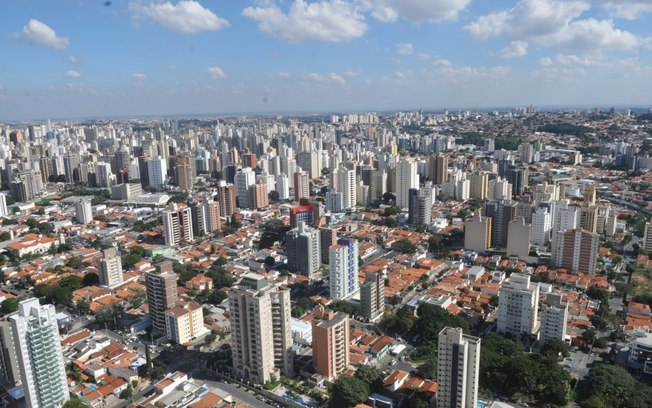
//> input picture images/cidade.jpg, 652 x 408 px
$ ./Tfoto   (built with g++ and OpenCV 4)
//> lines starting //> are read from the running program, lines starting //| are printed output that depends on the picture
#include <iostream>
#include <opencv2/opencv.hpp>
#include <math.h>

using namespace cv;
using namespace std;

int alfa_slider, alfa_slider_max = 100;
int h_slider, h_max;//altura
int t_slider, t_max;//tamanho da janela de foco

double tcima, tbaixo;

double tiltshift(int x, double a, double b, double c) {
    if(c>0)
        return (double)0.5*(tanh((x-a)/c)-tanh((x-b)/c));
    else
        return 0;
}

void on_trackbar(int, void*){
    tcima = h_slider-t_slider;//tamanho de cima
    tbaixo = h_slider+t_slider;//tamanho de cima
}

int main(int argvc, char** argv){
    Mat image, imageBor;

    image = imread("../images/cidade.jpg");
//> image is the input picture: 408 rows x 652 cols, CV_8UC3; mean B, G, R 135.4, 128.9, 124.5
    imageBor = image.clone();
    /*imageBor = Mat::zeros(image.size(), CV_8UC3); //para teste*/

    Mat blended = Mat::zeros(image.size(), CV_8UC3);

    //Aplicando o filtro gaussiano
    for(int i=0; i<10; i++)
        GaussianBlur(imageBor, imageBor, Size(3,3),0,0);
//> this loop made 10 passes
//> pass 2, `GaussianBlur(imageBor, imageBor, Size(3,3),0,0);`:
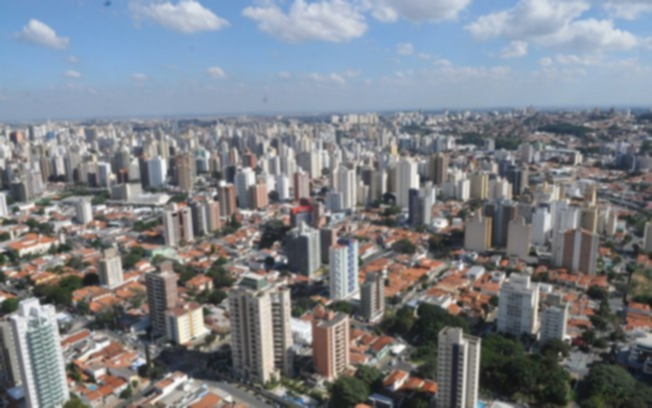
//> imageBor: 408 rows x 652 cols, CV_8UC3; mean B, G, R 135.5, 129, 124.5
//> after the loop:
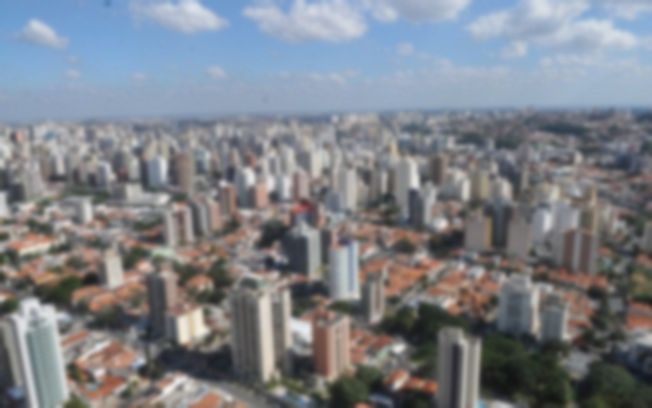
//> imageBor: 408 rows x 652 cols, CV_8UC3; mean B, G, R 135.7, 129.2, 124.7

    namedWindow("window", 1);

    //altura maxima
    h_max = image.size().height;
//> h_max = 408
    createTrackbar("Altura:", "window", &h_slider, h_max, on_trackbar);
//> slider 'Altura:' is set to 100
    on_trackbar(h_slider, 0);

    //tamanho maximo da janela de foco
    t_max = image.size().height;
//> t_max = 408
    createTrackbar("Largura:", "window", &t_slider, t_max, on_trackbar);
//> slider 'Largura:' is set to 81
    on_trackbar(t_slider, 0);

    //Nivel do desfoque
    createTrackbar("Alpha:", "window", &alfa_slider, alfa_slider_max);
//> slider 'Alpha:' is set to 33

    while(1){
        //imagem resultante
        for(int i=0; i<image.size().height; i++)
            addWeighted(image.row(i),tiltshift(i,tcima,tbaixo,alfa_slider),
                        imageBor.row(i),1-tiltshift(i,tcima,tbaixo,alfa_slider),0,blended.row(i));
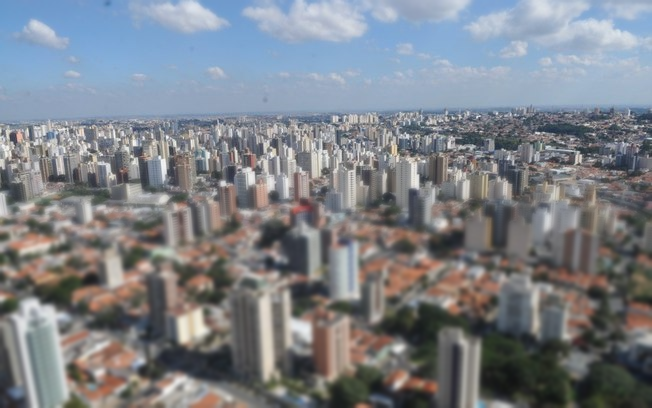
//> blended: 408 rows x 652 cols, CV_8UC3; mean B, G, R 135.6, 129.1, 124.7

        imshow("window",blended);

        if(waitKey(30)==0) break;
//> the Esc key is pressed
    }

    return 0;
}

$ run again, with images/blend2.jpg copied over images/cidade.jpg
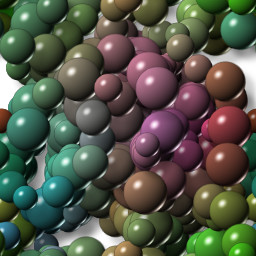
//> input picture images/blend2.jpg, 256 x 256 px
//> image is the input picture: 256 rows x 256 cols, CV_8UC3; mean B, G, R 71.6, 86.1, 82.2
//> after the loop `for(int i=0; i<10; i++)`:
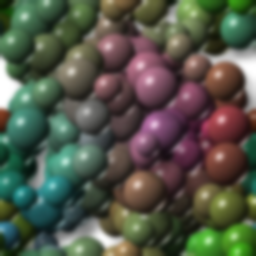
//> imageBor: 256 rows x 256 cols, CV_8UC3; mean B, G, R 72, 86.5, 82.6
//> after the loop `for(int i=0; i<image.size().height; i++)`:
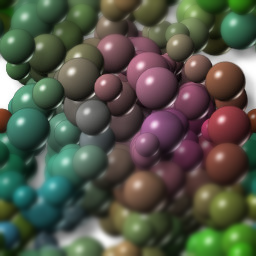
//> blended: 256 rows x 256 cols, CV_8UC3; mean B, G, R 71.9, 86.3, 82.4
